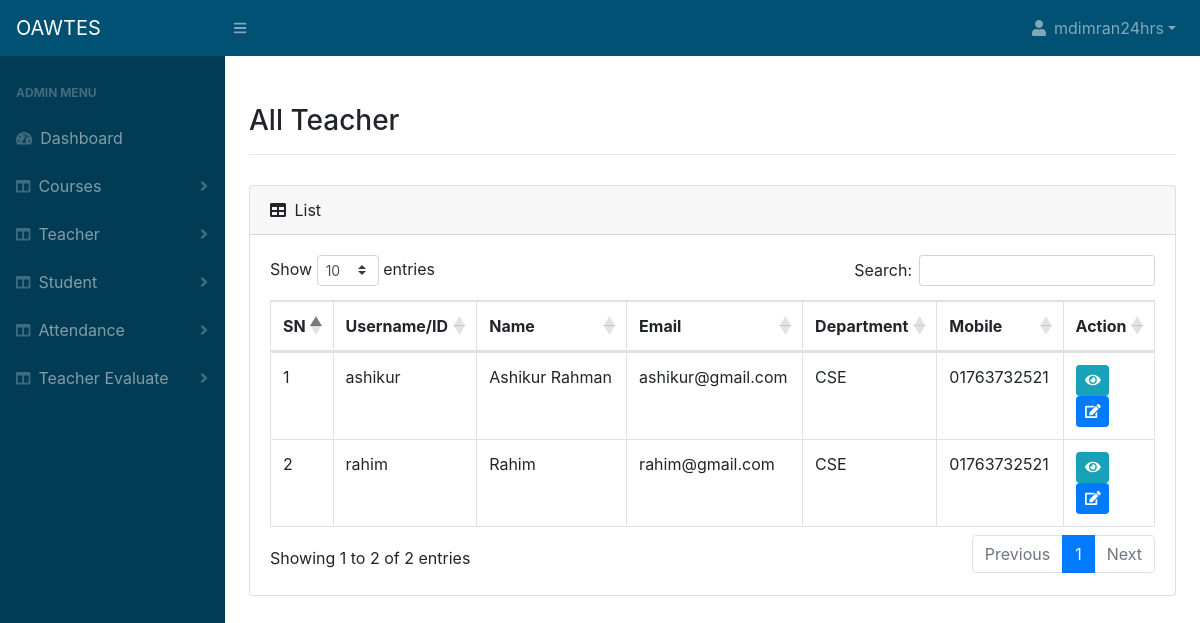
/teacher_list.php (signed in), run on the app's committed database.
### tables this page shows
CREATE TABLE `users` (
  `id` int(10) NOT NULL,
  `role` varchar(255) NOT NULL,
  `name` varchar(255) NOT NULL,
  `username` varchar(255) NOT NULL,
  `password` varchar(255) NOT NULL,
  `email` varchar(255) DEFAULT NULL,
  `mobile` varchar(11) DEFAULT NULL,
  `address` varchar(255) DEFAULT NULL,
  `department` varchar(255) DEFAULT NULL,
  `dateofbirth` date DEFAULT NULL,
  `gender` varchar(255) DEFAULT NULL,
  `entrydate` datetime NOT NULL
);

### teacher_list.php (the view, shortened to what this page needs)
<!DOCTYPE html>
<html lang="en">
    <head>
       <?php require_once('cssfile.php'); ?>
    </head>
    <body class="sb-nav-fixed">
        <?php require_once('header.php'); ?>
        <div id="layoutSidenav">
            <div id="layoutSidenav_nav" >
                <?php require_once('left_ber.php'); ?>
            </div>
            <div id="layoutSidenav_content">
                <main>
                    <div class="container-fluid">
                        <div class="row">
                            <div class="col-12" style="margin: auto;">
                              <br>
                              <h3 class="mt-4">All Teacher</h3>
                              <hr style="margin-bottom: 30px;">
                                 <div class="card mb-4">
                            <div class="card-header">
                                <i class="fas fa-table mr-1"></i>
                                List
                            </div>
                            <div class="card-body">
                                <div class="table-responsive">
                                    <table class="table table-bordered" id="dataTable" width="100%" cellspacing="0">
                                        <thead>
                                            <tr>
                                               <th>SN</th>
                                                <th>Username/ID</th>
                                                <th>Name</th>
                                                <th>Email</th>
                                                <th>Department</th>
                                                <th>Mobile</th>
                                                <th>Action</th>
                                            </tr>
                                        </thead>
                                        <tbody>
                                            <?php
                    $i=0;
            require_once('connection.php');
            $sql = "SELECT * FROM users WHERE role = 'Teacher'";
            $query = mysqli_query($conn,$sql);
            while($row = mysqli_fetch_array($query, MYSQLI_ASSOC))
            {
              $id = $row['id'];
              $username = $row['username'];
              $name = $row['name'];
              $email = $row['email'];
              $department = $row['department'];
              $mobile = $row['mobile'];
              $sn= ++$i;
               echo "<tr>
                      <td>$sn</td>
                      <td>$username</td>
                      <td>$name</td>
                      <td>$email</td>
                      <td>$department</td>
                      <td>$mobile</td>
                      <td>
                             <a href='person_view.php?id=$id' class='btn btn-info btn-sm'><i class='fa fa-eye'></i></a>
                            <a href='update_person.php?id=$id' class='btn btn-primary btn-sm'><i class='fa fa-edit'></i></a>
                      </td>
                    </tr>";
            }
?>
                                        </tbody>
                                    </table>
                                </div>
                            </div>
                        </div>
                            </div>
                        </div>
                    </div>
                </main>
            </div>
        </div>
    </body>
</html>

### data on the page
users: sn "1", username "ashikur", name "Ashikur Rahman", email "ashikur@gmail.com", department "CSE", mobile "01763732521"
users: sn "2", username "rahim", name "Rahim", email "rahim@gmail.com", department "CSE", mobile "01763732521"

### other printed values
$username "mdimran24hrs"
$role "ADMIN"
